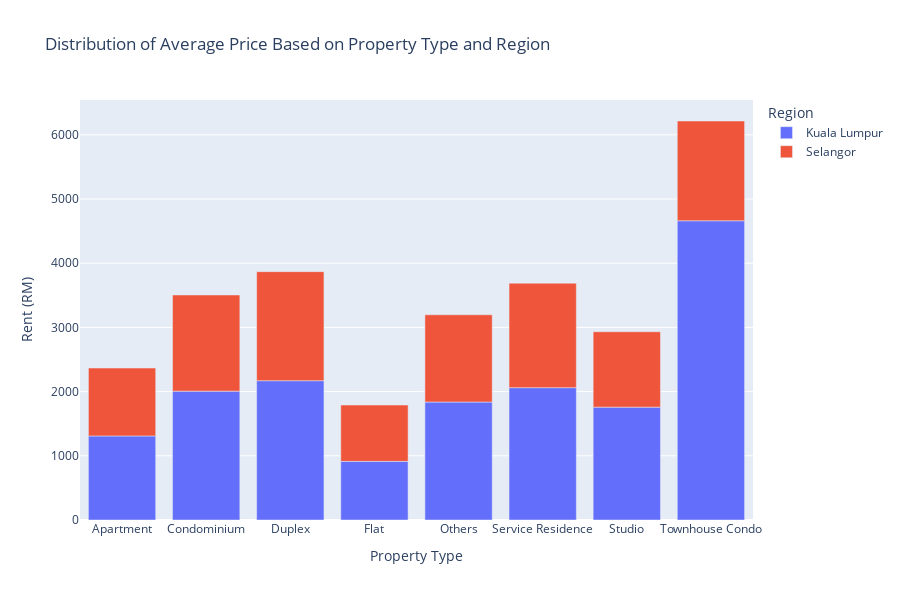

The cell this chart's notebook holds for it:
### Markdown cell above
# Hypotheses based on observations

### Code cell
region_property_type = df_new.groupby(['property_type', 'region'])['monthly_rent(RM)'].mean().reset_index()
region_property_type
fig = px.bar(
    region_property_type, 
    x='property_type', 
    y='monthly_rent(RM)',  
    width=900,
    height=600,
    title='Distribution of Average Price Based on Property Type and Region', 
    labels={'monthly_rent(RM)': 'Rent (RM)', 'property_type': 'Property Type', 'region': 'Region'},
    hover_data=['region'],
    color='region'
)

fig.show()

### Figure 1 — Plotly figure (JSON) as saved in the notebook; plotly's stock layout.template omitted (floating-point values rounded to 4 significant figures)
{"data": [{"alignmentgroup": "True", "customdata": [["Kuala Lumpur"], ["Kuala Lumpur"], ["Kuala Lumpur"], ["Kuala Lumpur"], ["Kuala Lumpur"], ["Kuala Lumpur"], ["Kuala Lumpur"], ["Kuala Lumpur"]], "hovertemplate": "Region=%{customdata[0]}<br>Property Type=%{x}<br>Rent (RM)=%{y}<extra></extra>", "legendgroup": "Kuala Lumpur", "marker": {"color": "#636efa", "pattern": {"shape": ""}}, "name": "Kuala Lumpur", "offsetgroup": "Kuala Lumpur", "orientation": "v", "showlegend": true, "textposition": "auto", "type": "bar", "x": ["Apartment", "Condominium", "Duplex", "Flat", "Others", "Service Residence", "Studio", "Townhouse Condo"], "xaxis": "x", "y": [1309.0, 2007.0, 2170.0, 913.4, 1838.0, 2062.0, 1758.0, 4661.0], "yaxis": "y"}, {"alignmentgroup": "True", "customdata": [["Selangor"], ["Selangor"], ["Selangor"], ["Selangor"], ["Selangor"], ["Selangor"], ["Selangor"], ["Selangor"]], "hovertemplate": "Region=%{customdata[0]}<br>Property Type=%{x}<br>Rent (RM)=%{y}<extra></extra>", "legendgroup": "Selangor", "marker": {"color": "#EF553B", "pattern": {"shape": ""}}, "name": "Selangor", "offsetgroup": "Selangor", "orientation": "v", "showlegend": true, "textposition": "auto", "type": "bar", "x": ["Apartment", "Condominium", "Duplex", "Flat", "Others", "Service Residence", "Studio", "Townhouse Condo"], "xaxis": "x", "y": [1058.0, 1498.0, 1698.0, 877.0, 1359, 1627.0, 1174.0, 1554.0], "yaxis": "y"}], "layout": {"barmode": "relative", "height": 600, "legend": {"title": {"text": "Region"}, "tracegroupgap": 0}, "title": {"text": "Distribution of Average Price Based on Property Type and Region"}, "width": 900, "xaxis": {"anchor": "y", "autorange": true, "domain": [0, 1], "range": [-0.5, 7.5], "title": {"text": "Property Type"}, "type": "category"}, "yaxis": {"anchor": "x", "autorange": true, "domain": [0, 1], "range": [0, 6543.0], "title": {"text": "Rent (RM)"}, "type": "linear"}}}
